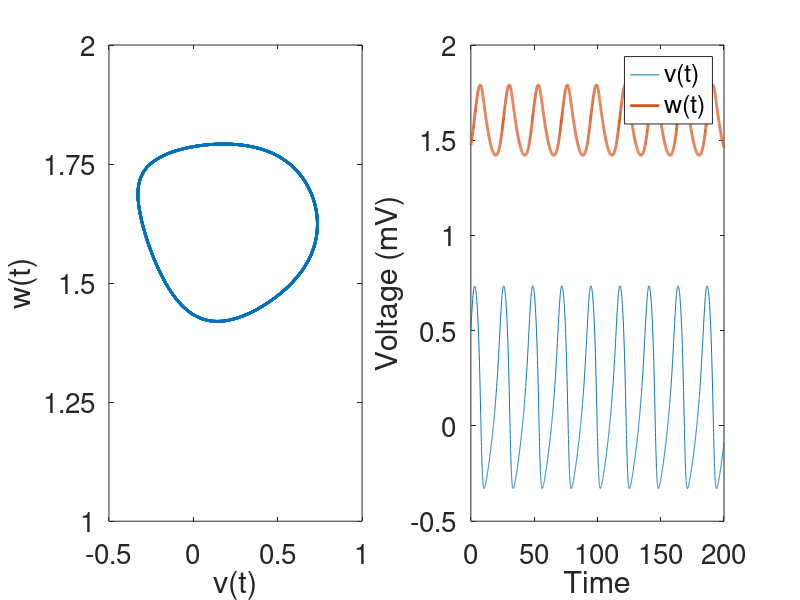

Reproduce this figure in MATLAB.
% Program_23b - Fitzhugh-Nagumo Limit Cycle.
% Chapter 23 - Binary Oscillator Computing.
% Copyright Springer 2025. Stephen Lynch.
a=0.1;b=0.1;c=0.1;Input=1.5;
Tmax=200;
sys=@(t,x) [-x(2)-x(1)*(x(1)-a)*(x(1)-1)+Input;c*(x(1)-b*x(2))];
options=odeset('RelTol',1e-8,'AbsTol',1e-10);
[t,xs]=ode45(sys,[0 Tmax],[0.5 1.474],options);
subplot(1,2,1)
plot(xs(:,1),xs(:,2),'LineWidth',2)
axis([-0.5 1 1 2])
set(gca,'FontSize',20);
set(gca,'xtick',-0.5:0.5:1)
set(gca,'ytick',1:0.25:2)
xlabel('v(t)')
ylabel('w(t)')
subplot(1,2,2)
plot(t,xs(:,1),t,xs(:,2),'LineWidth',2)
legend('v(t)','w(t)','Location','best')
axis([0 Tmax -0.5 2])
set(gca,'FontSize',20);
set(gca,'xtick',0:50:Tmax)
set(gca,'ytick',-0.5:0.5:2)
xlabel('Time')
ylabel('Voltage (mV)')
% End Program_23b.
